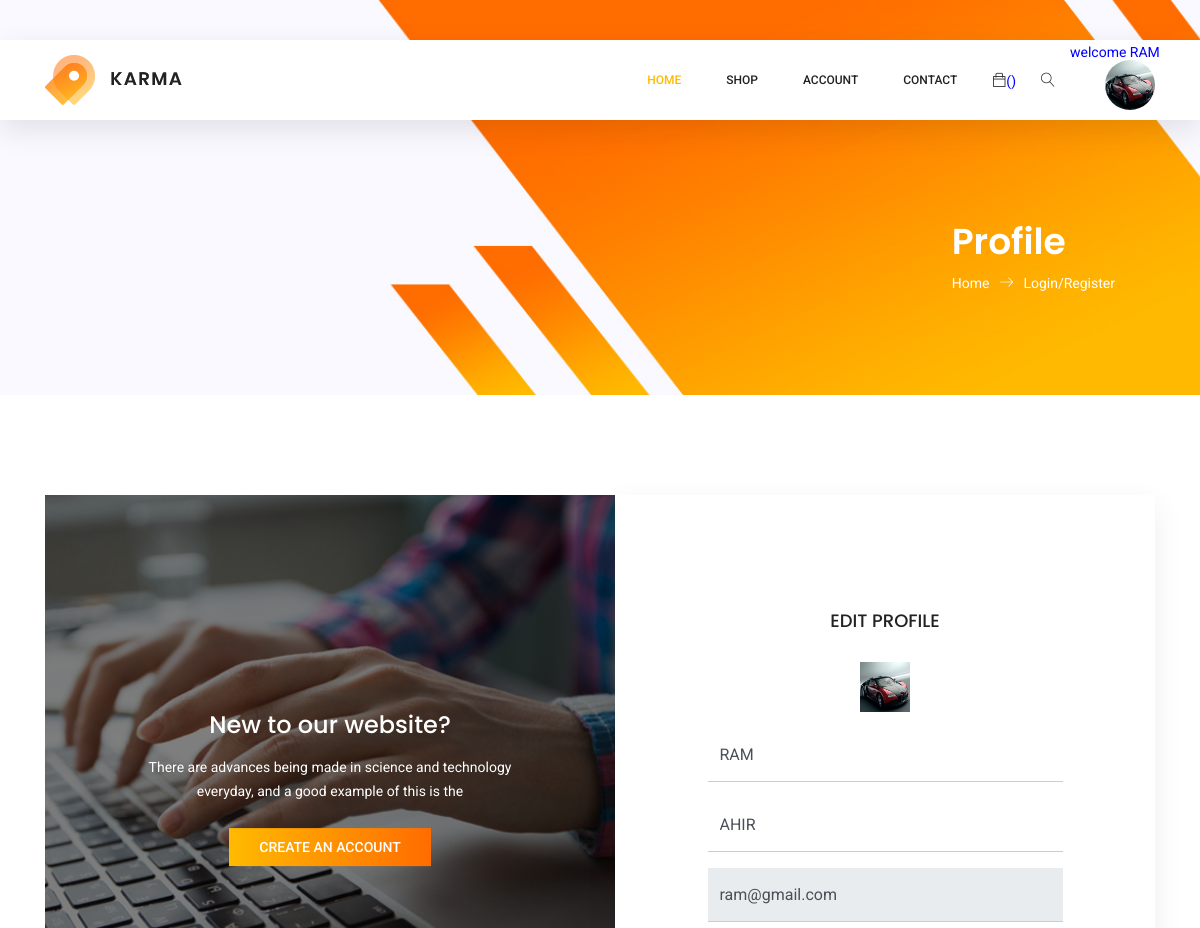
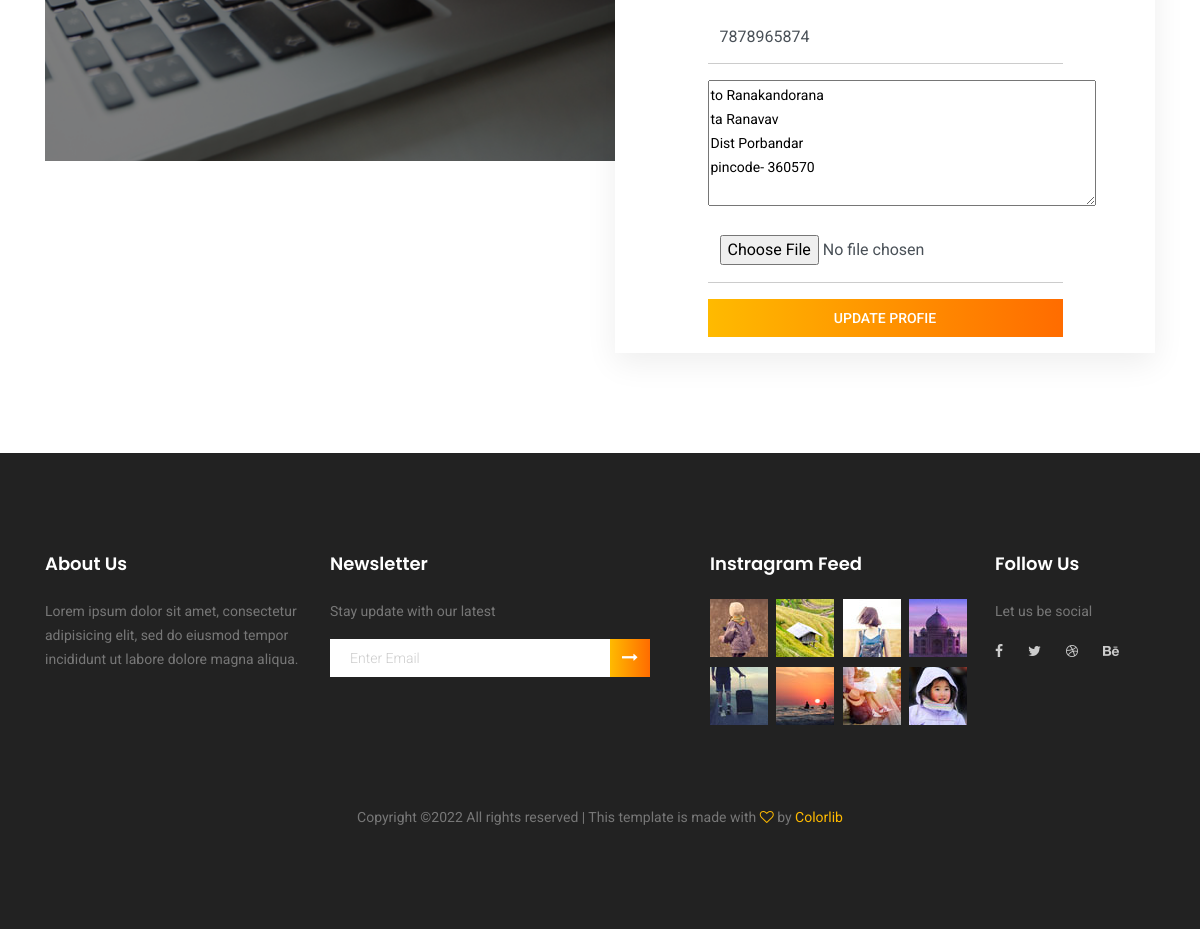
The page /profile/ (signed in) on the database its author committed (2 pictures, top to bottom).
### myapp/models.py (models this page shows, shortened)
class User(models.Model):
	fname=models.CharField(max_length=100)
	lname=models.CharField(max_length=100)
	email=models.EmailField()
	mobile=models.PositiveIntegerField()
	address=models.TextField()
	password=models.CharField(max_length=100)
	profile_pic=models.ImageField(upload_to="profile_pic/")
	usertype=models.CharField(max_length=100,default="user")

### myapp/views.py (the view)
# urls.py: path('profile/',views.profile,name="profile"),
def profile(request):
	user=User.objects.get(email=request.session['email'])
	if request.method=="POST":
		user.fname=request.POST['fname']
		user.lname=request.POST['lname']
		user.mobile=request.POST['mobile']
		user.address=request.POST['address']
		try:
			user.profile_pic=request.FILES['profile_pic']
		except:
			pass
		user.save()
		msg="Profile Update Successfuly"
		request.session['fname']=user.fname
		request.session['lname']=user.lname
		request.session['mobile']=user.mobile
		request.session['address']=user.address
		request.session['profile_pic']=user.profile_pic.url
		return render(request,"profile.html",{'msg':msg,'user':user})
	else:
		return render(request,"profile.html",{'user':user})

### myapp/templates/profile.html (shortened to what this page needs)
{% extends 'header.html' %}
{% load static %}
{% block content %}
<!DOCTYPE html>
<html lang="zxx" class="no-js">
<head>
</head>
<body>
	<section class="banner-area organic-breadcrumb">
		<div class="container">
			<div class="breadcrumb-banner d-flex flex-wrap align-items-center justify-content-end">
				<div class="col-first">
					<h1>Profile</h1>
					<nav class="d-flex align-items-center">
						<a href="/">Home<span class="lnr lnr-arrow-right"></span></a>
						<a href="category.html">Login/Register</a>
					</nav>
				</div>
			</div>
		</div>
	</section>
	<section class="login_box_area section_gap">
		<div class="container">
			<div class="row">
				<div class="col-lg-6">
					<div class="login_box_img">
						<img class="img-fluid" src="{% static 'img/login.jpg' %}" alt="">
						<div class="hover">
							<h4>New to our website?</h4>
							<p>There are advances being made in science and technology everyday, and a good example of this is the</p>
							<a class="primary-btn" href="{% url 'signup' %}">Create an Account</a>
						</div>
					</div>
				</div>
				<div class="col-lg-6">
					<div class="login_form_inner">
						<h3>Edit Profile</h3>
						<form class="row login_form" action="{% url 'profile' %}" method="post" id="contactForm" novalidate="novalidate" enctype="multipart/form-data">
							<div class="col-md-12 form-group">
								<img src="{{user.profile_pic.url}}" height="50px" width="50px">
							</div>
							<div class="col-md-12 form-group">
								<input type="text" class="form-control" id="name" name="fname" value="{{user.fname}}" >
							</div>
							<div class="col-md-12 form-group">
								<input type="text" class="form-control" id="name" name="lname"   value="{{user.lname}}" >
							</div>
							<div class="col-md-12 form-group">
								<input type="text" class="form-control" id="name" name="email" value="{{user.email}}" readonly >
							</div>
							<div class="col-md-12 form-group">
								<input type="text" class="form-control" id="name" name="mobile" value="{{user.mobile}}" >
							</div>
							<div class="col-md-12 form-group">
								<textarea rows="5" cols="50" name="address" >{{user.address}}</textarea>
							</div>
							<div class="col-md-12 form-group">
								<input type="file" class="form-control" id="profile" name="profile_pic">
							</div>
							<div class="col-md-12 form-group">
								<button type="submit"  value="submit" class="primary-btn">Update Profie</button>
							</div>
						</form>
					</div>
				</div>
			</div>
		</div>
	</section>
</body>
</html>
{% endblock %}

### myapp/templates/header.html (shortened to what this page needs)
{% load static %}
<!DOCTYPE html>
<html lang="zxx" class="no-js">
<head>
	<link rel="stylesheet" href="{% static 'css/linearicons.css' %}">
	<link rel="stylesheet" href="{% static 'css/font-awesome.min.css' %}">
	<link rel="stylesheet" href="{% static 'css/themify-icons.css' %}">
	<link rel="stylesheet" href="{% static 'css/bootstrap.css' %}">
	<link rel="stylesheet" href="{% static 'css/owl.carousel.css' %}">
	<link rel="stylesheet" href="{% static 'css/nice-select.css' %}">
	<link rel="stylesheet" href="{% static 'css/nouislider.min.css' %}">
	<link rel="stylesheet" href="{% static 'css/ion.rangeSlider.css' %}" />
	<link rel="stylesheet" href="{% static 'css/ion.rangeSlider.skinFlat.css' %}" />
	<link rel="stylesheet" href="{% static 'css/magnific-popup.css' %}">
	<link rel="stylesheet" href="{% static 'css/main.css' %}">
</head>
<body>
	<header class="header_area sticky-header">
		<div class="main_menu">
			<nav class="navbar navbar-expand-lg navbar-light main_box">
				<div class="container">
					<a class="navbar-brand logo_h" href="{% url 'index' %}"><img src="{% static 'img/logo.png' %}" alt=""></a>
					<div class="collapse navbar-collapse offset" id="navbarSupportedContent">
						<ul class="nav navbar-nav menu_nav ml-auto">
							<li class="nav-item active"><a class="nav-link" href="/">Home</a></li>
							<li class="nav-item submenu dropdown">
								<a href="#" class="nav-link dropdown-toggle" data-toggle="dropdown" role="button" aria-haspopup="true"
								 aria-expanded="false">Shop</a>
							</li>
							<li class="nav-item submenu dropdown">
								<a href="#" class="nav-link dropdown-toggle" data-toggle="dropdown" role="button" aria-haspopup="true"
								 aria-expanded="false">Account</a>
							</li>
							<li class="nav-item"><a class="nav-link" href="{% url 'contect' %}">Contact</a></li>
						</ul>
						<ul class="nav navbar-nav navbar-right">
							{% if request.session.email %}
							<li class="nav-item" style="color: blue;"><a href="{% url 'cart' %}" class="cart"><span class="ti-bag"></span></a>({{request.session.cart_count}})</li>
							{% else %}
							<li class="nav-item" style="color: blue;"><a href="{% url 'login' %}" class="cart"><span class="ti-bag"></span></a></li>
							{% endif %}
							<li class="nav-item">
								<button class="search">
									<span class="lnr lnr-magnifier" id="search" name='search'></span></button>
							</li>
							{% if request.session.email %}
							<li class="nav-item " >
								<p style="margin-left: -10px; color: blue; position: absolute;">welcome {{request.session.fname}}</p>
							</li>
							<li class="nav-item " >
								<a href="{% url 'profile' %}"><img src="{{request.session.profile_pic}}" width="50px" height="50px" style="margin-top: 20px; border-radius: 50%;"></a>
							</li>
							{% endif %}
						</ul>
					</div>
				</div>
			</nav>
		</div>
	</header>
	{% block content %}
	{% endblock %}
	<footer class="footer-area section_gap">
		<div class="container">
			<div class="row">
				<div class="col-lg-3  col-md-6 col-sm-6">
					<div class="single-footer-widget">
						<h6>About Us</h6>
						<p>
							Lorem ipsum dolor sit amet, consectetur adipisicing elit, sed do eiusmod tempor incididunt ut labore dolore
							magna aliqua.
						</p>
					</div>
				</div>
				<div class="col-lg-4  col-md-6 col-sm-6">
					<div class="single-footer-widget">
						<h6>Newsletter</h6>
						<p>Stay update with our latest</p>
						<div class="" id="mc_embed_signup">
							<form target="_blank" novalidate="true" action="https://spondonit.us12.list-manage.com/subscribe/post?u=1462626880ade1ac87bd9c93a&amp;id=92a4423d01"
							 method="get" class="form-inline">
								<div class="d-flex flex-row">
									<input class="form-control" name="EMAIL" placeholder="Enter Email" onfocus="this.placeholder = ''" onblur="this.placeholder = 'Enter Email '"
									 required="" type="email">
									<button class="click-btn btn btn-default"><i class="fa fa-long-arrow-right" aria-hidden="true"></i></button>
								</div>
							</form>
						</div>
					</div>
				</div>
				<div class="col-lg-3  col-md-6 col-sm-6">
					<div class="single-footer-widget mail-chimp">
						<h6 class="mb-20">Instragram Feed</h6>
						<ul class="instafeed d-flex flex-wrap">
							<li><img src="{% static 'img/i1.jpg' %}" alt=""></li>
							<li><img src="{% static 'img/i2.jpg' %}" alt=""></li>
							<li><img src="{% static 'img/i3.jpg' %}" alt=""></li>
							<li><img src="{% static 'img/i4.jpg' %}" alt=""></li>
							<li><img src="{% static 'img/i5.jpg' %}" alt=""></li>
							<li><img src="{% static 'img/i6.jpg' %}" alt=""></li>
							<li><img src="{% static 'img/i7.jpg' %}" alt=""></li>
							<li><img src="{% static 'img/i8.jpg' %}" alt=""></li>
						</ul>
					</div>
				</div>
				<div class="col-lg-2 col-md-6 col-sm-6">
					<div class="single-footer-widget">
						<h6>Follow Us</h6>
						<p>Let us be social</p>
						<div class="footer-social d-flex align-items-center">
							<a href="#"><i class="fa fa-facebook"></i></a>
							<a href="#"><i class="fa fa-twitter"></i></a>
							<a href="#"><i class="fa fa-dribbble"></i></a>
							<a href="#"><i class="fa fa-behance"></i></a>
						</div>
					</div>
				</div>
			</div>
			<div class="footer-bottom d-flex justify-content-center align-items-center flex-wrap">
				<p class="footer-text m-0">
Copyright &copy;<script>document.write(new Date().getFullYear());</script> All rights reserved | This template is made with <i class="fa fa-heart-o" aria-hidden="true"></i> by <a href="https://colorlib.com" target="_blank">Colorlib</a>
</p>
			</div>
		</div>
	</footer>
</body>
</html>

### rows shown on the page
User: session.fname "RAM", profile_pic (picture), fname "RAM", lname "AHIR", email "ram@gmail.com", mobile "7878965874", address "to Ranakandorana ta Ranavav Dist Porbandar pincode- 360570"
